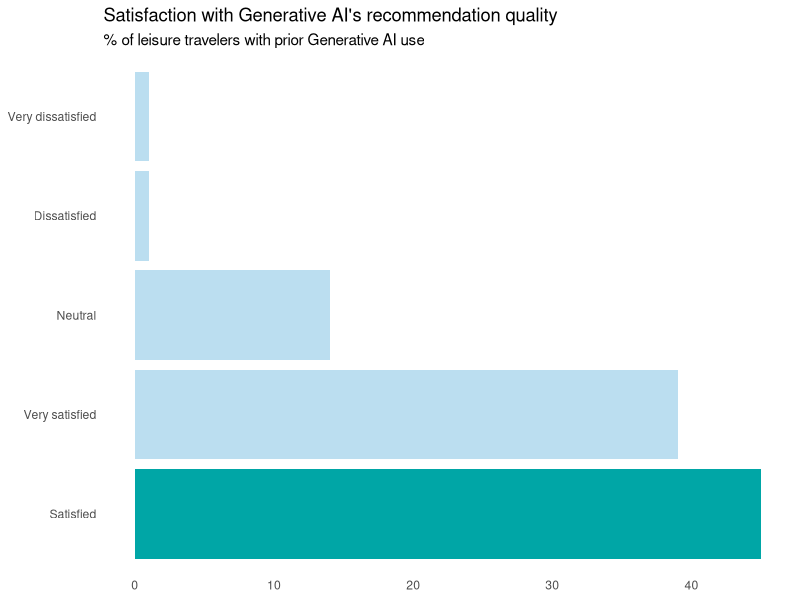

Recreate this plot in R.
library(ggplot2)

# Define the data
satisfaction <- data.frame(
  Category = c("Very dissatisfied", "Dissatisfied", "Neutral", "Satisfied", "Very satisfied"),
  Percentage = c(1, 1, 14, 45, 39)
)

# Find the maximum percentage value
max_percentage <- max(satisfaction$Percentage)

# Create a new column for fill color
satisfaction$Fill <- ifelse(satisfaction$Percentage == max_percentage, "#00a6a6", "#bbdef0")

# Plot
ggplot(satisfaction, aes(x = reorder(Category, -Percentage), y = Percentage, fill = Fill)) +
  geom_bar(stat = "identity") +
  scale_fill_identity() +  # Use identity scale for fill
  labs(title = "Satisfaction with Generative AI's recommendation quality",
       subtitle = "% of leisure travelers with prior Generative AI use",
       x = NULL, y = NULL) +
  coord_flip() +
  theme_minimal() +
  theme(legend.position = "none",  # Remove legend
        panel.grid.major = element_blank(),  # Remove major gridlines
        panel.grid.minor = element_blank())  # Remove minor gridlines
